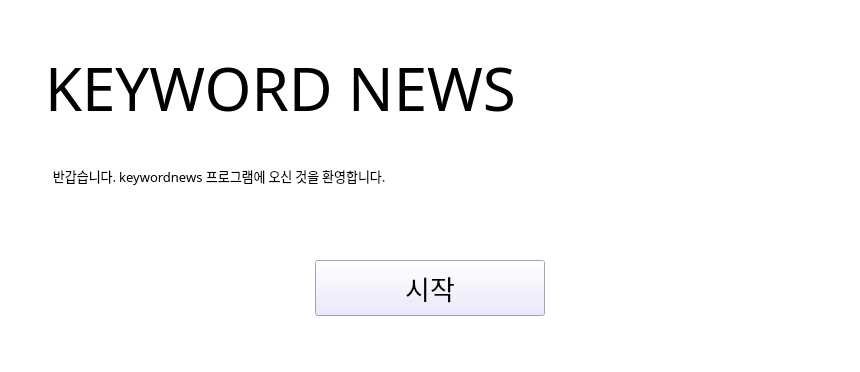
<?xml version="1.0" encoding="UTF-8"?>
<ui version="4.0">
 <class>MainWindow</class>
 <widget class="QMainWindow" name="MainWindow">
  <property name="geometry">
   <rect>
    <x>0</x>
    <y>0</y>
    <width>860</width>
    <height>372</height>
   </rect>
  </property>
  <property name="windowTitle">
   <string>KEYWORD NEWS</string>
  </property>
  <property name="windowIcon">
   <iconset>
    <normaloff>../../../../Desktop/newspaper.png</normaloff>../../../../Desktop/newspaper.png</iconset>
  </property>
  <property name="styleSheet">
   <string notr="true">background-color: rgb(255, 255, 255);</string>
  </property>
  <widget class="QWidget" name="centralwidget">
   <widget class="QLabel" name="label_title">
    <property name="geometry">
     <rect>
      <x>45</x>
      <y>40</y>
      <width>771</width>
      <height>95</height>
     </rect>
    </property>
    <property name="font">
     <font>
      <family>Baskerville Old Face</family>
      <pointsize>45</pointsize>
     </font>
    </property>
    <property name="text">
     <string>KEYWORD NEWS</string>
    </property>
   </widget>
   <widget class="QLabel" name="label_greeting">
    <property name="geometry">
     <rect>
      <x>50</x>
      <y>120</y>
      <width>781</width>
      <height>111</height>
     </rect>
    </property>
    <property name="font">
     <font>
      <family>나눔스퀘어</family>
      <pointsize>10</pointsize>
      <weight>50</weight>
      <italic>false</italic>
      <bold>false</bold>
     </font>
    </property>
    <property name="styleSheet">
     <string notr="true">font: 10pt &quot;나눔스퀘어&quot;;</string>
    </property>
    <property name="text">
     <string> 반갑습니다. keywordnews 프로그램에 오신 것을 환영합니다.</string>
    </property>
    <property name="alignment">
     <set>Qt::AlignLeading|Qt::AlignLeft|Qt::AlignVCenter</set>
    </property>
   </widget>
   <widget class="QPushButton" name="btn_start">
    <property name="geometry">
     <rect>
      <x>315</x>
      <y>260</y>
      <width>230</width>
      <height>56</height>
     </rect>
    </property>
    <property name="font">
     <font>
      <family>나눔스퀘어</family>
      <pointsize>20</pointsize>
      <weight>50</weight>
      <italic>false</italic>
      <bold>false</bold>
     </font>
    </property>
    <property name="styleSheet">
     <string notr="true">font: 20pt &quot;나눔스퀘어&quot;;
background-color: rgb(227, 227, 255);</string>
    </property>
    <property name="text">
     <string>시작</string>
    </property>
    <property name="iconSize">
     <size>
      <width>99</width>
      <height>99</height>
     </size>
    </property>
    <property name="shortcut">
     <string>Return</string>
    </property>
    <property name="checkable">
     <bool>false</bool>
    </property>
    <property name="checked">
     <bool>false</bool>
    </property>
    <property name="autoRepeat">
     <bool>false</bool>
    </property>
    <property name="autoExclusive">
     <bool>false</bool>
    </property>
    <property name="autoRepeatDelay">
     <number>0</number>
    </property>
    <property name="autoRepeatInterval">
     <number>0</number>
    </property>
    <property name="autoDefault">
     <bool>false</bool>
    </property>
    <property name="default">
     <bool>false</bool>
    </property>
    <property name="flat">
     <bool>false</bool>
    </property>
   </widget>
  </widget>
  <widget class="QStatusBar" name="statusbar"/>
 </widget>
 <resources/>
 <connections/>
</ui>
